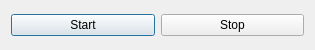
<?xml version="1.0" encoding="UTF-8"?>
<ui version="4.0">
 <class>Dialog</class>
 <widget class="QDialog" name="Dialog">
  <property name="geometry">
   <rect>
    <x>0</x>
    <y>0</y>
    <width>315</width>
    <height>50</height>
   </rect>
  </property>
  <property name="windowTitle">
   <string>Dialog</string>
  </property>
  <layout class="QHBoxLayout" name="horizontalLayout">
   <item>
    <widget class="QPushButton" name="start_button">
     <property name="text">
      <string>Start</string>
     </property>
    </widget>
   </item>
   <item>
    <widget class="QPushButton" name="stop_button">
     <property name="text">
      <string>Stop</string>
     </property>
    </widget>
   </item>
  </layout>
 </widget>
 <resources/>
 <connections/>
</ui>
